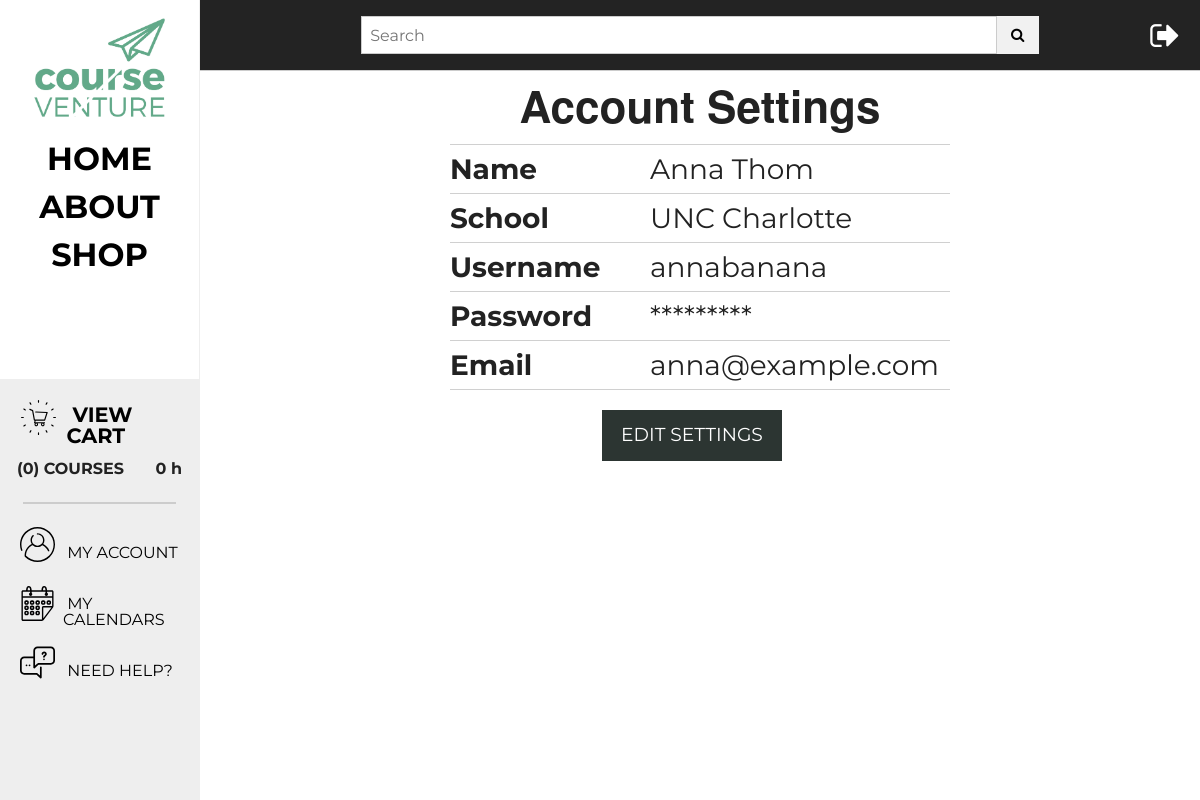
Page /view/settings.php?user=annabanana (signed in) on the committed database.
### tables this page shows
CREATE TABLE `accounts` (
  `name` varchar(9) NOT NULL,
  `school` varchar(34) NOT NULL,
  `userName` varchar(34) NOT NULL,
  `email` varchar(34) NOT NULL,
  `password` varchar(100) NOT NULL
);

### view/partials/globalVars.php (called while the page is built, shortened)
<?php
  $settingsPage = "settings.php";
?>

### model/accounts_db.php (called while the page is built, shortened)
<?php
function get_user($username) {
	global $db;
	$query = 'SELECT * FROM accounts
						WHERE userName = :username';
	$statement = $db->prepare($query);
	$statement->bindValue(':username', $username);
	$statement->execute();
	$user = $statement->fetch();
	return $user;
}
?>

### view/settings.php (the view, shortened to what this page needs)
<?php
	require('../model/database.php');
	require "../model/accounts_db.php";
	include 'partials/globalVars.php';
	if (!isset($_GET['user'])) {
		$user = get_user($_SESSION['current_user']);
	} else {
		$user = get_user($_GET['user']);
	}
	$hidden_password=preg_replace("|.|","*",$user['password']);
?>
<!doctype html>
<html lang="en">
	<head>
		<?php include 'partials/preBodyHead.php';?>
	</head>
	<body>
		<div class="grid-frame">
		<?php include 'partials/sideMenu.php'; ?>
			<div class="grid-block collapse medium-9 large-10 vertical">
				<?php include 'partials/topMenu.php'; ?>
				<div class="grid-container">
					<h1 class="main-heading">Account Settings</h1>
					<form action="<?php echo $settingsPage; ?>" method="post">
						<table id="settingsTable">
							<tr>
								<td width="200px"><strong>Name</strong></td>
								<td width="300px"><span><?php echo $user['name']; ?></span>
									<input type="text" name="name" class="hide"/></td>
							</tr>
							<tr>
								<td><strong>School</strong></td>
								<td><span><?php echo $user['school']; ?></span>
									<input type="text" name="school" class="hide"/></td>
							</tr>
							<tr>
								<td><strong>Username</strong></td>
								<td><span><?php echo $user['userName']; ?></span>
									<input type="text" name="userName" class="hide" disabled=""/></td>
							</tr>
							<tr>
								<td><strong>Password</strong></td>
								<td><span><?php echo $hidden_password; ?></span>
									<input type="text" name="password" class="hide"/></td>
							</tr>
							<tr>
								<td><strong>Email</strong></td>
								<td><span><?php echo $user['email']; ?></span>
									<input type="text" name="email" class="hide"/></td>
							</tr>
						</table>
						<div id="editButtons" class="align-center grid-block">
							<a class="button primary large" onclick="editSettings()">EDIT SETTINGS</a>
						</div>
					</form>
				</div>
			</div>
		</div>
	</body>
</html>

### view/resources/css/app.css (style rules this page uses)
body { font-family: 'Montserrat', sans-serif; }
.button, .button.primary { background: #2C3532; color: #fff; }
.main-heading { text-align: center; font-weight: bold; }
#settingsTable { font-size: 1.75rem; margin-bottom: 20px; }
#settingsTable td { padding: 10px 0px; border-top: 1px solid #d0d0d0; border-bottom: 1px solid #d0d0d0; }

### rows in the picture
accounts: name "Anna Thom", school "UNC Charlotte", userName "annabanana", password "*********", email "anna@example.com"

### other values in the picture
$numCourses "0"
$creditHours "0"
